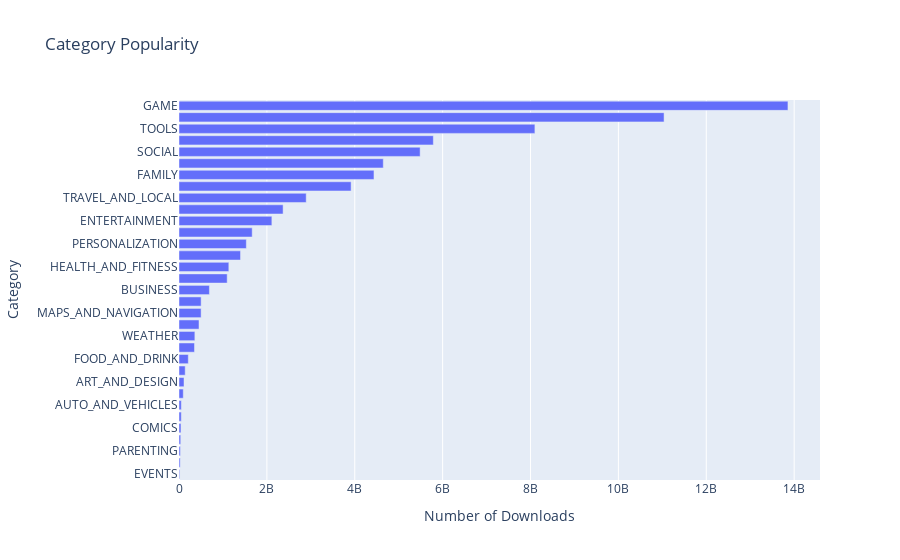

The notebook cell saved with this chart:
### Code cell
h_bar = px.bar(
    x=category_installs.Installs,
    y=category_installs.index,
    orientation='h',
    title='Category Popularity',
    height=1000
)

h_bar.update_layout(xaxis_title='Number of Downloads', yaxis_title='Category')

h_bar.show()

### Figure 1 — Plotly figure (JSON) as saved in the notebook; plotly's stock layout.template omitted (floating-point values rounded to 4 significant figures)
{"data": [{"alignmentgroup": "True", "hovertemplate": "x=%{x}<br>y=%{y}<extra></extra>", "legendgroup": "", "marker": {"color": "#636efa", "pattern": {"shape": ""}}, "name": "", "offsetgroup": "", "orientation": "h", "showlegend": false, "textposition": "auto", "type": "bar", "x": [15949410, 26916200, 31116110, 39162676, 44931100, 52083000, 53129800, 97082000, 114233100, 140912410, 211677750, 352852000, 361096500, 455249400, 503267560, 503611120, 692018120, 1096431465, 1134006220, 1400331540, 1532352930, 1665791655, 2113660000, 2369110650, 2894859300, 3916897200, 4437554490, 4649143130, 5487841475, 5788070180, 8099724500, 11039241530, 13858762717], "xaxis": "x", "y": ["EVENTS", "BEAUTY", "PARENTING", "MEDICAL", "COMICS", "LIBRARIES_AND_DEMO", "AUTO_AND_VEHICLES", "HOUSE_AND_HOME", "ART_AND_DESIGN", "DATING", "FOOD_AND_DRINK", "EDUCATION", "WEATHER", "FINANCE", "MAPS_AND_NAVIGATION", "LIFESTYLE", "BUSINESS", "SPORTS", "HEALTH_AND_FITNESS", "SHOPPING", "PERSONALIZATION", "BOOKS_AND_REFERENCE", "ENTERTAINMENT", "NEWS_AND_MAGAZINES", "TRAVEL_AND_LOCAL", "VIDEO_PLAYERS", "FAMILY", "PHOTOGRAPHY", "SOCIAL", "PRODUCTIVITY", "TOOLS", "COMMUNICATION", "GAME"], "yaxis": "y"}], "layout": {"autosize": true, "barmode": "relative", "legend": {"tracegroupgap": 0}, "title": {"text": "Category Popularity"}, "xaxis": {"anchor": "y", "autorange": true, "domain": [0, 1], "range": [0, 14590000000.0], "title": {"text": "Number of Downloads"}, "type": "linear"}, "yaxis": {"anchor": "x", "autorange": true, "domain": [0, 1], "range": [-0.5, 32.5], "title": {"text": "Category"}, "type": "category"}}}
